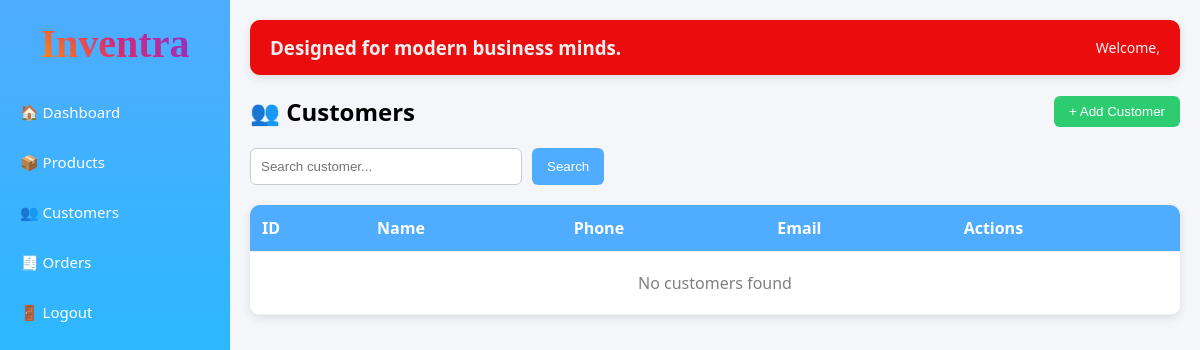
The app's page /customers/, older data.
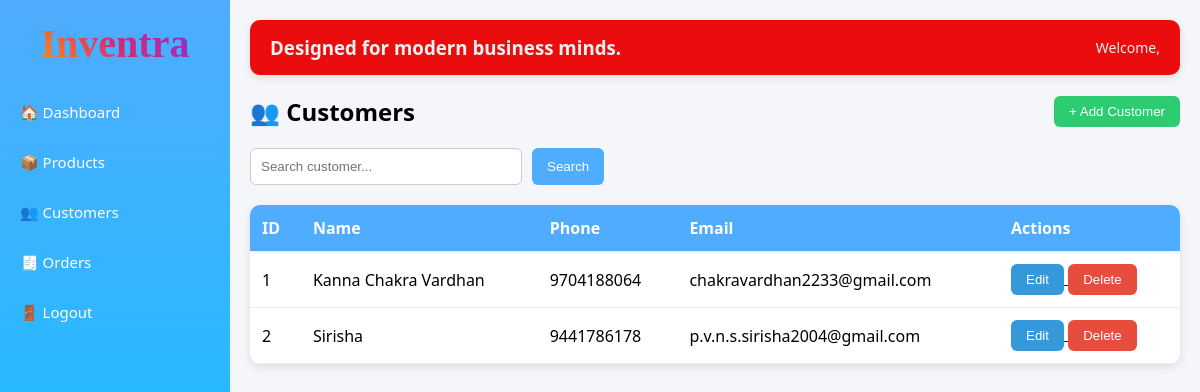
The same page, newer data.
### customers/models.py (models this page shows, shortened)
class Customer(models.Model):
    name = models.CharField(max_length=100)
    email = models.EmailField()
    phone = models.CharField(max_length=15)

### customers/views.py (the view)
# urls.py: path('', views.customer_list, name='customer_list'),
def customer_list(request):
    customers = Customer.objects.all()
    return render(request, 'customers/customer_list.html', {'customers': customers})

### templates/customers/customer_list.html
{% extends "base.html" %}
{% block content %}
<div style="display:flex; justify-content:space-between; align-items:center; margin-bottom:20px;">
    <h2 style="margin:0;">👥 Customers</h2>
    <a href="/customers/add/">
        <button style="background:#2ecc71;">+ Add Customer</button>
    </a>
</div>
<form method="GET" style="margin-bottom:20px; display:flex; gap:10px;">
    <input type="text" name="search" placeholder="Search customer..."
           style="padding:10px; width:250px; border-radius:6px; border:1px solid #ccc;">
    <button type="submit">Search</button>
</form>
<table>
<tr>
    <th>ID</th>
    <th>Name</th>
    <th>Phone</th>
    <th>Email</th>
    <th>Actions</th>
</tr>
{% for customer in customers %}
<tr>
    <td>{{ customer.id }}</td>
    <td>{{ customer.name }}</td>
    <td>{{ customer.phone }}</td>
    <td>{{ customer.email }}</td>
    <td>
        <a href="/customers/edit/{{customer.id}}">
            <button style="background:#3498db;">Edit</button>
        </a>
        <a href="/customers/delete/{{customer.id}}"
           onclick="return confirm('Are you sure you want to delete this customer?')">
            <button style="background:#e74c3c;">Delete</button>
        </a>
    </td>
</tr>
{% empty %}
<tr>
    <td colspan="5" style="text-align:center; padding:20px; color:gray;">
        No customers found
    </td>
</tr>
{% endfor %}
</table>
{% endblock %}

### templates/base.html (shortened to what this page needs)
<!DOCTYPE html>
<html>
<head>
</head>
<body>
<div class="sidebar">
<h2>Inventra</h2>
<a href="/dashboard/">🏠 Dashboard</a>
<a href="/products/">📦 Products</a>
<a href="/customers/">👥 Customers</a>
<a href="/orders/">🧾 Orders</a>
<a href="{% url 'logout' %}">🚪 Logout</a>
</div>
<div class="main">
<div class="topbar">
<h3>Designed for modern business minds.</h3>
<span>Welcome, {{ request.user.username }}</span>
</div>
<div class="content">
    {% block content %}
    {% endblock %}
</div>
</div>
</body>
</html>

### templates/base.html (style rules this page uses)
body { margin:0; font-family: 'Segoe UI', Tahoma, Geneva, Verdana, sans-serif; background:#f4f6f9; }
.sidebar { width:230px; height:100vh; background: linear-gradient(180deg, #4facfe, #00c6ff); position:fixed; color:white; display:flex; flex-direction:column; }
.sidebar h2 { text-align:center; padding:20px 10px; margin:0; font-family: 'Billabong', cursive; font-size: 40px; background: linear-gradient( 45deg, #feda75, #fa7e1e, #d62976, #962fbf, #4f5bd5 ); -webkit-background-clip: text; -webkit-text-fill-color: transparent; }
.sidebar a { padding:15px 20px; color:white; text-decoration:none; font-size:15px; transition:0.3s; }
.main { margin-left:230px; padding:20px; }
.topbar { background:rgb(235, 13, 13); padding:15px 20px; border-radius:10px; box-shadow:0 3px 10px rgba(0,0,0,0.1); display:flex; justify-content:space-between; align-items:center; }
.topbar h3 { margin:0; color:#f1f0f0; font-weight: bold; }
.topbar span { color:#f1f0f0; font-size:14px; }
.content { margin-top:20px; }
table { width:100%; border-collapse:collapse; background:white; border-radius:10px; overflow:hidden; box-shadow:0 3px 10px rgba(0,0,0,0.1); }
table th { background:#4facfe; color:white; }
table th, table td { padding:12px; border-bottom:1px solid #eee; text-align:left; }
button { background:#4facfe; color:white; border:none; padding:8px 15px; border-radius:6px; cursor:pointer; transition:0.3s; }

Row changes from the older to the newer data that the page shows:
added Customer: id "1", name "Kanna Chakra Vardhan", phone "9704188064", email "chakravardhan2233@gmail.com"
added Customer: id "2", name "Sirisha", phone "9441786178", email "p.v.n.s.sirisha2004@gmail.com"
Text that changed along with them:
text no longer shown: "No customers found"
